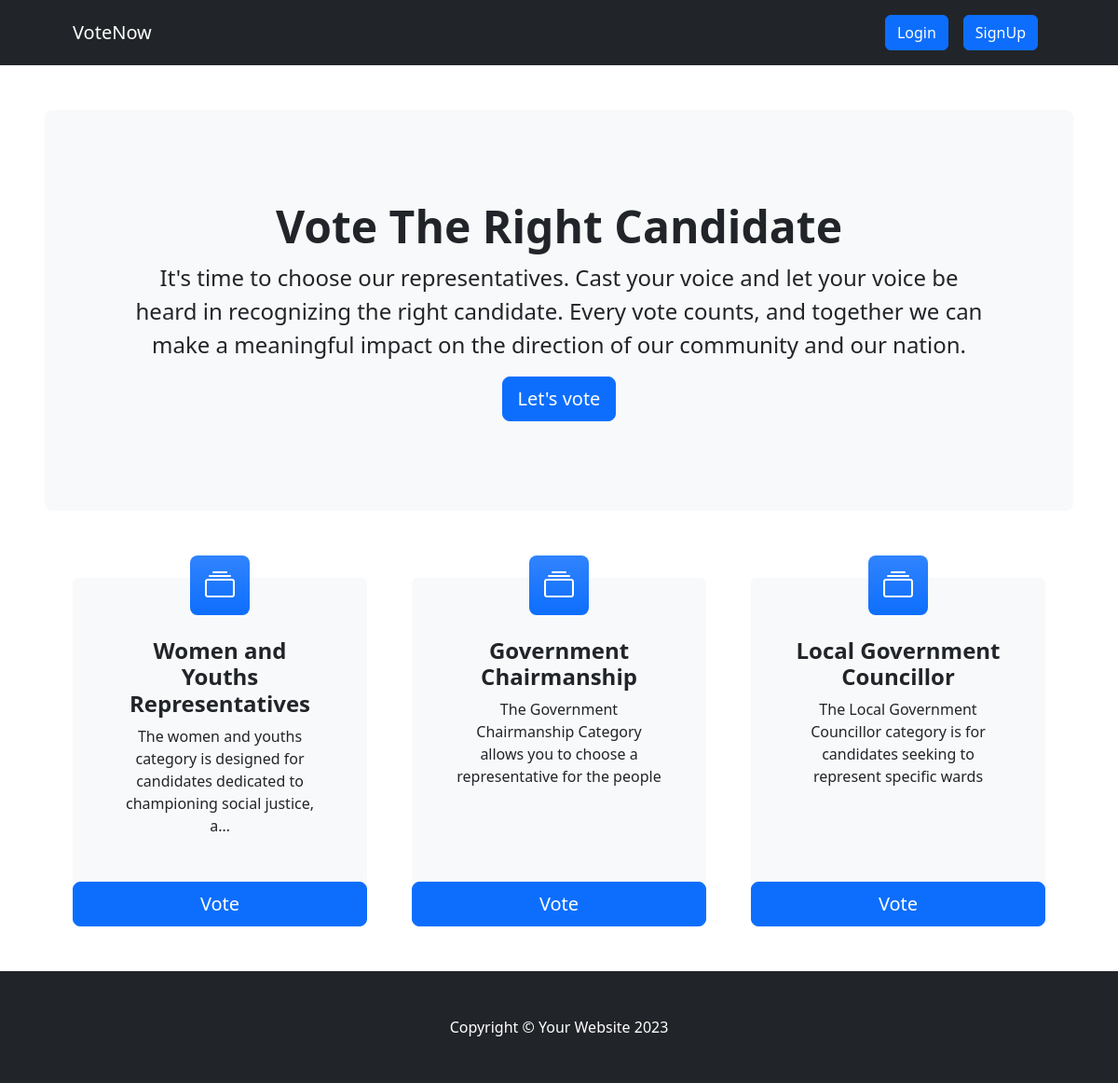
The page / on the database its author committed.
### voteapp/models.py (models this page shows, shortened)
class Category(models.Model):
    title = models.CharField(max_length=200)
    slug = models.SlugField(blank=True, null=True)
    description = models.TextField(blank=True, null=True)
    total_vote = models.IntegerField(default=0)
    voters = models.ManyToManyField(User, blank=True)

### voteapp/views.py (the view)
# urls.py: path("", views.index, name="index"),
def index(request):
    categories = Category.objects.all()
    context = {"categories":categories}
    return render(request, "index.html", context)

### voteapp/templates/index.html
{% extends 'base.html' %}
{% block content %}
<header class="py-5">
    <div class="container-fluid px-lg-5">
        <div class="p-4 p-lg-5 bg-light rounded-3 text-center">
            <div class="m-4 m-lg-5">
                <h1 class="display-5 fw-bold">Vote The Right Candidate</h1>
                <p class="fs-4">It's time to choose our representatives.
                    Cast your voice and let your voice be heard in recognizing the right candidate.
                    Every vote counts, and together we can make a meaningful impact on the direction of our community and our nation.
                    </p>
                <a class="btn btn-primary btn-lg" href="#votingSection">Let's vote</a>
            </div>
        </div>
    </div>
</header>
<section class="pt-4" id="votingSection">
    <div class="container px-lg-5">
        <div class="row gx-lg-5">
            {% for category in categories  %}
            <div class="col-lg-4 col-xxl-3 mb-5">
                <div class="card bg-light border-0 h-100">
                    <div class="card-body text-center p-4 p-lg-5 pt-0 pt-lg-0">
                        <div class="feature bg-primary bg-gradient text-white rounded-3 mb-4 mt-n4"><i class="bi bi-collection"></i></div>
                        <h2 class="fs-4 fw-bold">{{category.title}}</h2>
                        <p class="mb-0">{{category.description | truncatechars:100}}</p>
                    </div>
                    <a class="btn btn-primary btn-lg" href="{% url 'detail' category.slug  %}">Vote</a>
                </div>
            </div>
            {% endfor %}
        </div>
    </div>
</section>
{% endblock content %}

### voteapp/static/css/style.css (style rules this page uses)
* { box-sizing: border-box; }

### rows shown on the page
Category: title "Women and Youths Representatives", description "The women and youths category is designed for candidates dedicated to championing social justice, a…"
Category: title "Government Chairmanship", description "The Government Chairmanship Category allows you to choose a representative for the people"
Category: title "Local Government Councillor", description "The Local Government Councillor category is for candidates seeking to represent specific wards"
